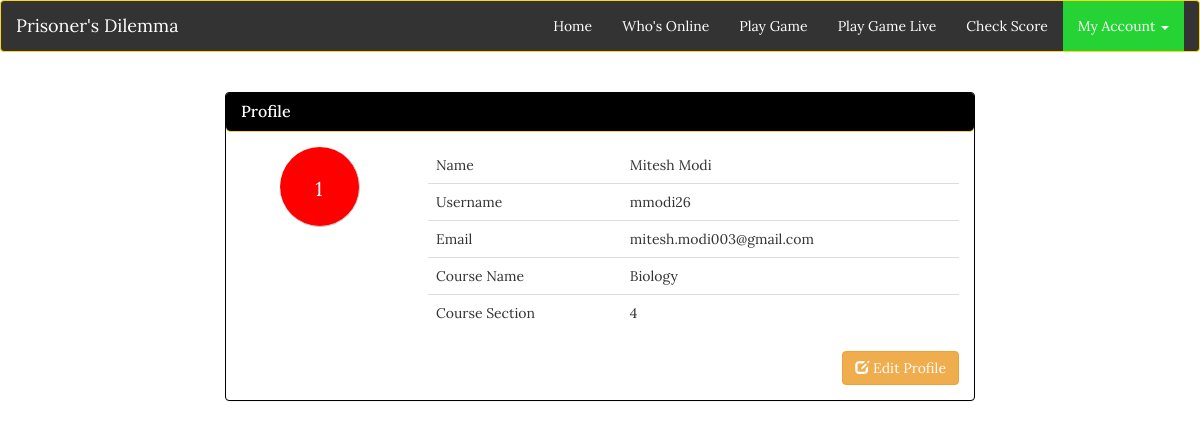
The page /profilepage.php (signed in) on the database its author committed.
### tables this page shows
CREATE TABLE IF NOT EXISTS `teamcode` (
  `users_id` int(3) NOT NULL,
  `tag` varchar(12) NOT NULL,
  `user_group` varchar(13) NOT NULL,
  `random_group` int(3) DEFAULT '0',
  `fixed_group` int(2) NOT NULL
);

CREATE TABLE IF NOT EXISTS `users` (
  `id` int(11) NOT NULL,
  `usernames` varchar(255) NOT NULL,
  `first_name` varchar(255) NOT NULL,
  `last_name` varchar(255) NOT NULL,
  `email` varchar(255) NOT NULL,
  `confirmed_email` varchar(255) NOT NULL,
  `pw` varchar(255) NOT NULL,
  `confirmed_pw` varchar(255) NOT NULL,
  `course` varchar(12) DEFAULT NULL,
  `section` int(2) DEFAULT NULL,
  `online_status` int(1) NOT NULL DEFAULT '0',
  `score` int(3) DEFAULT '0',
  `busy` tinyint(1) NOT NULL,
  `time` timestamp NOT NULL DEFAULT CURRENT_TIMESTAMP,
  `rank` smallint(2) NOT NULL
);

### session.php (called while the page is built, shortened)
<?php
include('connection.php');
$user_check=$_SESSION['login_user'];
$result = $dbc->query("SELECT * from users where usernames='$user_check'");
$row = $result->fetch_assoc();
$login_id=$row['id'];
$login_session =$row['first_name'];
$login_lname=$row['last_name'];
$login_uname=$row['usernames'];
$login_session_email=$row['email'];
$course=$row['course'];
$section=$row['section'];
$result2 = $dbc->query("SELECT * from teamcode where users_id='$login_id'");
$row2 = $result2->fetch_assoc();
$login_teamcolor = $row2['user_group'];
$login_teamcolor_num = substr($row2['tag'],-1);
?>

### profilepage.php (the view, shortened to what this page needs)
<?php
	include('session.php');
?>
<!doctype html>
<html>
<head>
	<link rel="stylesheet" href="https://maxcdn.bootstrapcdn.com/bootstrap/3.3.5/css/bootstrap.min.css">
	<link href="css/stylesheet.css" rel="stylesheet">
	<link href="css/custom.css" rel="stylesheet">
</head>
<body>
	<header class="navbar navbar-default">
		<div class="container-fluid">
			<div class="navbar-header">
				<a class="navbar-brand" href="index.php">Prisoner's Dilemma</a>
			</div>
			<div class="collapse navbar-collapse" id="collapse">
				<ul class="nav navbar-nav navbar-right">
					<li><a href="index.php">Home</a></li>
					<li><a href="useronline.php">Who's Online</a></li>
					<li><a href="playgame.php">Play Game</a></li>
					<li><a href="playgame_live.php">Play Game Live</a></li>
					<li><a href="#">Check Score</a></li>
					<li class="dropdown active">
						<a href="#" class="dropdown-toggle" data-toggle="dropdown" role="button" aria-haspopup="true" aria-expanded="false">My Account <span class="caret"></span></a>
					</li>
				</ul>
			</div>
		</div>
	</header>
	<div class="container">
		<div class="row">
			<div class="col-xs-12 col-sm-12 col-md-8 col-lg-8 col-xs-offset-0 col-sm-offset-0 col-md-offset-2 col-lg-offset-2 top-margin" >
				<div class="panel panel-info">
					<div class="panel-heading">
						<h3 class="panel-title">Profile</h3>
					</div>
					<div class="panel-body">
						<div class="row">
							<div class="col-sm-3 col-md-3 col-lg-3" align="center">
								<div class="outerContainer <?php echo $login_teamcolor ?>">
									<div class="innerContainer"><br><?php echo $login_teamcolor_num; ?>
									</div>
								</div>
							</div>
							<div class="col-sm-9 col-md-9 col-lg-9 ">
								<table class="table table-user-information">
									<tbody>
										<tr>
											<td>Name</td>
											<td><?php echo $login_session. " ".$login_lname; ?></td>
										</tr>
										<tr>
											<td>Username</td>
											<td><?php echo $login_uname; ?></a></td>
										</tr>
										<tr>
											<td>Email</td>
											<td><?php echo $login_session_email; ?></a></td>
										</tr>
										<tr>
											<td>Course Name</td>
											<td><?php echo $course; ?></a></td>
										</tr>
										<tr>
											<td>Course Section</td>
											<td><?php echo $section; ?></a></td>
										</tr>
									</tbody>
								</table>
								<button type="button" class="btn btn-default dropdown-toggle btn-warning" data-toggle="dropdown" aria-haspopup="true" aria-expanded="false" style="float:right" id="editbtn">
									<i class="glyphicon glyphicon-edit"></i> Edit Profile
								</button>
							</div>
						</div>
					</div>
				</div>
			</div>
		</div>
	</div>
</body>
</html>

### css/stylesheet.css (style rules this page uses)
body { font-family: 'Lora', serif; }
.navbar-default { background-color: #DAFFD8; border-color: #e7e7e7; }
.navbar-default .navbar-nav>.active>a, .navbar-default .navbar-nav>.active>a:focus, .navbar-default .navbar-nav>.active>a:hover { color: #FFF; background-color: #25D434; }
.table-user-information > tbody > tr { border-top: 1px solid rgb(221, 221, 221); }
.table-user-information > tbody > tr:first-child { border-top: 0; }
.table-user-information > tbody > tr > td { border-top: 0; }
.top-margin { margin-top:20px; }
.panel-title { color:white; }
.panel-info>.panel-heading { background-color:black; border-color:#ffd90f; }
.panel-info { border-color:black; }
div { border-radius: 5px; }

### css/custom.css (style rules this page uses)
.navbar-default .navbar-brand { color:#fff; }
.navbar-default .navbar-nav>li>a { color:#fff; }
.navbar-default .navbar-collapse, .navbar-default .navbar-form { color:#fff; }
.navbar-default { background-color: #333; border-color: #ffd90f; }
.btn-default { color: white; }
.outerContainer { height: 80px; overflow: hidden; width: 80px; border-radius: 50%; border-bottom: 1px solid #CCCCCC; border-right: 1px solid #CCCCCC; }
.innerContainer { width: 100%; font-size: 20px; color: white; }
.red { background-color: red; }

### rows shown on the page
teamcode: tag "1"
users: first_name "Mitesh", last_name "Modi", usernames "mmodi26", email "mitesh.modi003@gmail.com", course "Biology", section "4"
